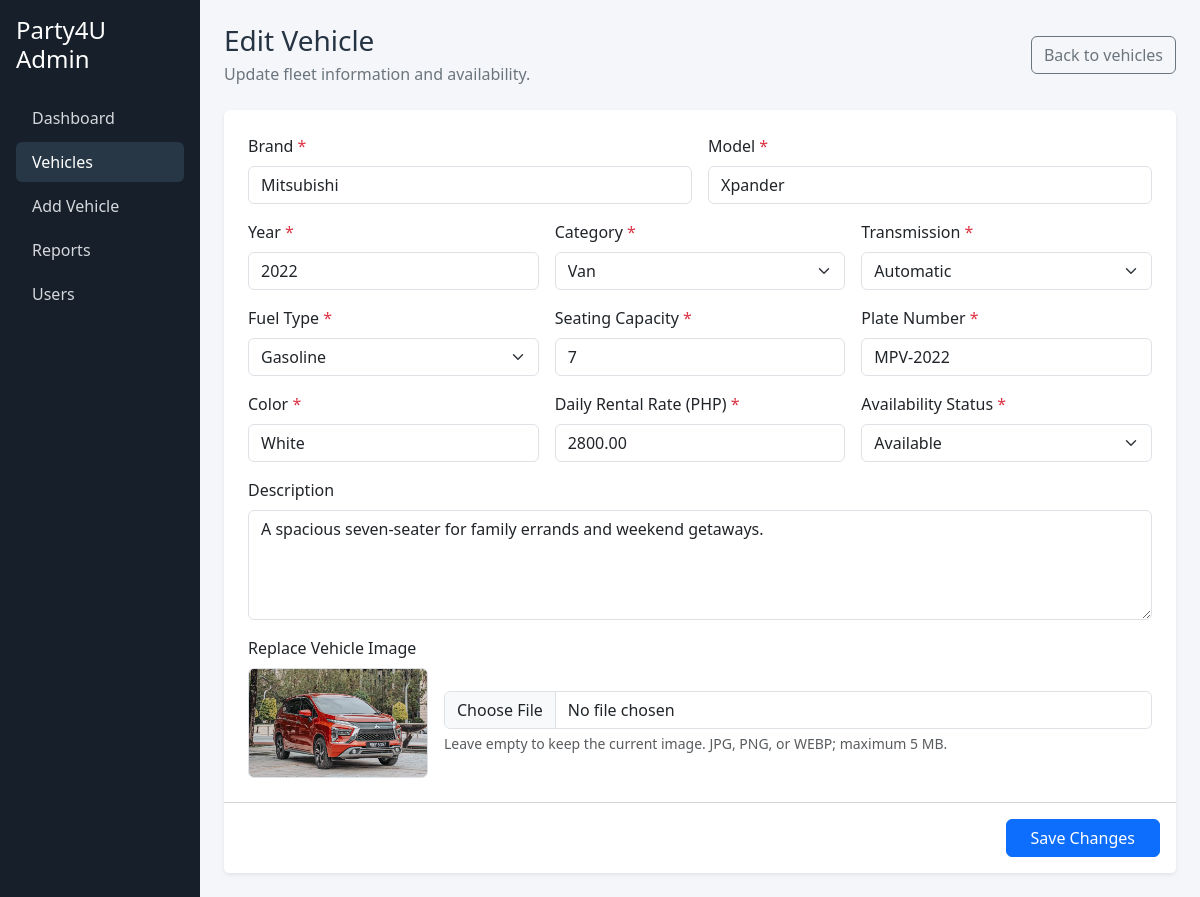
The app's page /admin/jeiven_edit_car.php?id=2 with its own data.
### tables this page shows
CREATE TABLE IF NOT EXISTS vehicles (
    id INT UNSIGNED NOT NULL AUTO_INCREMENT,
    brand VARCHAR(80) NOT NULL,
    model VARCHAR(80) NOT NULL,
    year SMALLINT UNSIGNED NOT NULL,
    category ENUM(
        'Sedan',
        'SUV',
        'Hatchback',
        'Pickup',
        'Van',
        'Coupe',
        'Convertible'
    ) NOT NULL,
    transmission ENUM('Automatic', 'Manual') NOT NULL,
    fuel_type ENUM('Gasoline', 'Diesel', 'Hybrid', 'Electric') NOT NULL,
    seating_capacity TINYINT UNSIGNED NOT NULL,
    plate_number VARCHAR(30) NOT NULL,
    color VARCHAR(50) NOT NULL,
    daily_rate DECIMAL(10, 2) NOT NULL,
    description TEXT DEFAULT NULL,
    image_path VARCHAR(500) DEFAULT NULL,
    availability_status ENUM(
        'Available',
        'Reserved',
        'Rented',
        'Under Maintenance'
    ) NOT NULL DEFAULT 'Available',
    created_at DATETIME NOT NULL DEFAULT CURRENT_TIMESTAMP,
    updated_at DATETIME NOT NULL DEFAULT CURRENT_TIMESTAMP
        ON UPDATE CURRENT_TIMESTAMP,
    PRIMARY KEY (id),
    UNIQUE KEY uq_vehicles_plate_number (plate_number),
    KEY idx_vehicles_status (availability_status),
    KEY idx_vehicles_category (category),
    KEY idx_vehicles_created_at (created_at)
);

### admin/jeiven_edit_car.php (the view, shortened to what this page needs)
<?php
require_once __DIR__ . '/../includes/leanne_db.php';
$db = isset($conn) && $conn instanceof mysqli ? $conn : (isset($mysqli) && $mysqli instanceof mysqli ? $mysqli : null);
function e(?string $value): string { return htmlspecialchars($value ?? '', ENT_QUOTES, 'UTF-8'); }
function optionSelected(string $current, string $value): string { return $current === $value ? ' selected' : ''; }
$id = filter_var($_GET['id'] ?? $_POST['id'] ?? null, FILTER_VALIDATE_INT);
$vehicle = null;
$categories = ['Sedan','SUV','Hatchback','Pickup','Van','Coupe','Convertible'];
$transmissions = ['Automatic','Manual'];
$fuelTypes = ['Gasoline','Diesel','Hybrid','Electric'];
$statuses = ['Available','Reserved','Rented','Under Maintenance'];
if ($db !== null && $id) {
    $find = $db->prepare('SELECT * FROM vehicles WHERE id = ? LIMIT 1');
    if ($find) {
        $find->bind_param('i', $id);
        if ($find->execute()) { $result=$find->get_result(); $vehicle=$result?($result->fetch_assoc()?:null):null; }
    }
}
?>
<!doctype html><html lang="en"><head><link href="https://cdn.jsdelivr.net/npm/bootstrap@5.3.3/dist/css/bootstrap.min.css" rel="stylesheet"><link href="../assets/css/style.css" rel="stylesheet">
</head><body><div class="container-fluid"><div class="row">
<aside class="col-md-3 col-lg-2 p-3 sidebar"><h4 class="text-white mb-4">Party4U Admin</h4><nav class="nav flex-column gap-1"><a class="nav-link rounded" href="jeiven_dashboard.php">Dashboard</a><a class="nav-link rounded active" href="jeiven_cars.php">Vehicles</a><a class="nav-link rounded" href="jeiven_add_car.php">Add Vehicle</a><a class="nav-link rounded" href="jeiven_reports.php">Reports</a><a class="nav-link rounded" href="yana_users.php">Users</a></nav></aside>
<main class="col-md-9 col-lg-10 px-md-4 py-4"><div class="d-flex justify-content-between align-items-center mb-4"><div><h1 class="h3 mb-1">Edit Vehicle</h1><p class="text-secondary mb-0">Update fleet information and availability.</p></div><a class="btn btn-outline-secondary" href="jeiven_cars.php">Back to vehicles</a></div>
<?php if ($vehicle): ?><form method="post" enctype="multipart/form-data" class="card shadow-sm border-0 form-card" novalidate><div class="card-body p-4"><div class="row g-3">
<div class="col-md-6"><label class="form-label required" for="brand">Brand</label><input class="form-control" id="brand" name="brand" maxlength="80" value="<?= e((string)$vehicle['brand']) ?>" required></div><div class="col-md-6"><label class="form-label required" for="model">Model</label><input class="form-control" id="model" name="model" maxlength="80" value="<?= e((string)$vehicle['model']) ?>" required></div>
<div class="col-md-4"><label class="form-label required" for="year">Year</label><input type="number" class="form-control" id="year" name="year" min="1900" max="<?= (int)date('Y')+1 ?>" value="<?= (int)$vehicle['year'] ?>" required></div><div class="col-md-4"><label class="form-label required" for="category">Category</label><select class="form-select" id="category" name="category" required><?php foreach($categories as $item): ?><option<?= optionSelected((string)$vehicle['category'],$item) ?>><?= e($item) ?></option><?php endforeach; ?></select></div><div class="col-md-4"><label class="form-label required" for="transmission">Transmission</label><select class="form-select" id="transmission" name="transmission" required><?php foreach($transmissions as $item): ?><option<?= optionSelected((string)$vehicle['transmission'],$item) ?>><?= e($item) ?></option><?php endforeach; ?></select></div>
<div class="col-md-4"><label class="form-label required" for="fuel_type">Fuel Type</label><select class="form-select" id="fuel_type" name="fuel_type" required><?php foreach($fuelTypes as $item): ?><option<?= optionSelected((string)$vehicle['fuel_type'],$item) ?>><?= e($item) ?></option><?php endforeach; ?></select></div><div class="col-md-4"><label class="form-label required" for="seating_capacity">Seating Capacity</label><input type="number" class="form-control" id="seating_capacity" name="seating_capacity" min="1" max="100" value="<?= (int)$vehicle['seating_capacity'] ?>" required></div><div class="col-md-4"><label class="form-label required" for="plate_number">Plate Number</label><input class="form-control text-uppercase" id="plate_number" name="plate_number" maxlength="30" value="<?= e((string)$vehicle['plate_number']) ?>" required></div>
<div class="col-md-4"><label class="form-label required" for="color">Color</label><input class="form-control" id="color" name="color" maxlength="50" value="<?= e((string)$vehicle['color']) ?>" required></div><div class="col-md-4"><label class="form-label required" for="daily_rate">Daily Rental Rate (PHP)</label><input type="number" class="form-control" id="daily_rate" name="daily_rate" min=".01" max="1000000" step=".01" value="<?= e((string)$vehicle['daily_rate']) ?>" required></div><div class="col-md-4"><label class="form-label required" for="availability_status">Availability Status</label><select class="form-select" id="availability_status" name="availability_status" required><?php foreach($statuses as $item): ?><option<?= optionSelected((string)$vehicle['availability_status'],$item) ?>><?= e($item) ?></option><?php endforeach; ?></select></div>
<div class="col-12"><label class="form-label" for="description">Description</label><textarea class="form-control" id="description" name="description" rows="4" maxlength="3000"><?= e((string)$vehicle['description']) ?></textarea></div><div class="col-12"><label class="form-label" for="vehicle_image">Replace Vehicle Image</label><div class="d-flex flex-wrap gap-3 align-items-center"><?php if(!empty($vehicle['image_path'])): $previewPath = str_starts_with((string)$vehicle['image_path'], 'assets/') ? '../' . $vehicle['image_path'] : (string)$vehicle['image_path']; ?><img class="current-image rounded border" src="<?= e($previewPath) ?>" alt="Current vehicle image"><?php endif; ?><div class="flex-grow-1"><input type="file" class="form-control" id="vehicle_image" name="vehicle_image" accept="image/jpeg,image/png,image/webp"><div class="form-text">Leave empty to keep the current image. JPG, PNG, or WEBP; maximum 5 MB.</div></div></div></div>
</div></div><div class="card-footer bg-white p-3 text-end"><button class="btn btn-primary px-4">Save Changes</button></div></form><?php endif; ?></main></div></div></body></html>

### assets/css/style.css (style rules this page uses)
:root { --brand-navy: #17202a; --brand-ink: #263342; --brand-sky: #eef6fb; --brand-green: #1f8a5b; }
body { background: #f4f6f9; color: var(--brand-ink); }
.sidebar { background: var(--brand-navy); min-height: 100vh; }
.sidebar a { color: #d5d8dc; text-decoration: none; }
.sidebar a:hover, .sidebar a.active { background: #273746; color: #fff; }
.current-image { width: 180px; height: 110px; object-fit: cover; }
.required::after { content: ' *'; color: #dc3545; }
.form-card { max-width: 1050px; }

### records on screen
vehicles: brand "Mitsubishi", model "Xpander", year "2022", category "Van", transmission "Automatic", fuel_type "Gasoline", seating_capacity "7", plate_number "MPV-2022", color "White", daily_rate "2800.00", availability_status "Available", description "A spacious seven-seater for family errands and weekend getaways.", image_path (picture)
